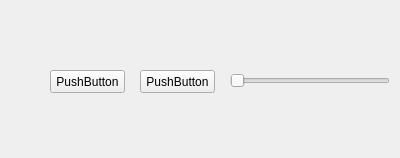
<?xml version="1.0" encoding="UTF-8"?>
<ui version="4.0">
 <class>WidgetAnalysisMeshItem</class>
 <widget class="QWidget" name="WidgetAnalysisMeshItem">
  <property name="geometry">
   <rect>
    <x>0</x>
    <y>0</y>
    <width>400</width>
    <height>158</height>
   </rect>
  </property>
  <property name="windowTitle">
   <string>Form</string>
  </property>
  <widget class="QPushButton" name="pushButton">
   <property name="geometry">
    <rect>
     <x>50</x>
     <y>70</y>
     <width>75</width>
     <height>23</height>
    </rect>
   </property>
   <property name="text">
    <string>PushButton</string>
   </property>
  </widget>
  <widget class="QPushButton" name="pushButton_2">
   <property name="geometry">
    <rect>
     <x>140</x>
     <y>70</y>
     <width>75</width>
     <height>23</height>
    </rect>
   </property>
   <property name="text">
    <string>PushButton</string>
   </property>
  </widget>
  <widget class="QSlider" name="horizontalSlider">
   <property name="geometry">
    <rect>
     <x>230</x>
     <y>70</y>
     <width>160</width>
     <height>22</height>
    </rect>
   </property>
   <property name="orientation">
    <enum>Qt::Horizontal</enum>
   </property>
  </widget>
 </widget>
 <resources/>
 <connections/>
</ui>
